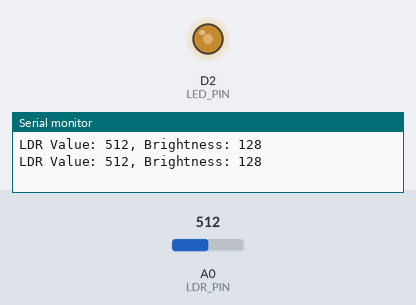
A sketch run on a simulated ESP8266 (NodeMCU). On the bench: output pins drawn as LEDs (lit = HIGH), the last lines printed to the serial monitor. The test bench sets the inputs (shaded band); at power-on: A0 (LDR_PIN) = 512.

Above: at 1.8 s.
1.9 s: A0 (LDR_PIN) set to 716
At 3.0 s:
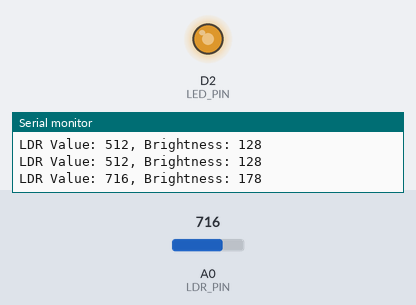
3.5 s: A0 (LDR_PIN) set to 900
At 4.6 s:
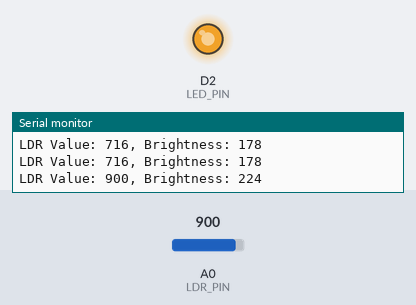
5.5 s: A0 (LDR_PIN) set to 122
At 7.2 s:
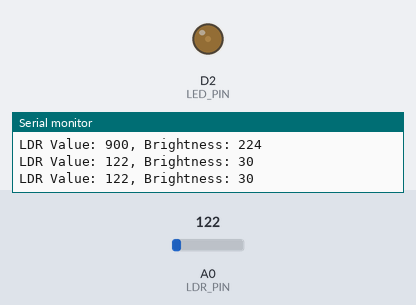
7.5 s: A0 (LDR_PIN) set to 0
At 8.8 s:
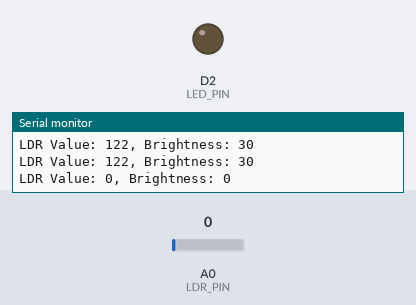
Timing chart, 0 to 10.5 s (numbered marks = the images above; inputs shaded):
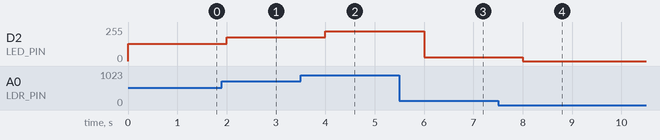

The sketch:

AdaptivLedPanel.ino
```cpp
#define LED_PIN    D2   // Define the pin for the LED panel
#define LDR_PIN    A0   // Define the pin for the LDR sensor

void setup() {
  pinMode(LED_PIN, OUTPUT);
  pinMode(LDR_PIN, INPUT);
  Serial.begin(115200);
}

void loop() {
  int ldrValue = analogRead(LDR_PIN);  // Read LDR sensor value (0-1023)
  int brightness = map(ldrValue, 0, 1023, 0, 255);  // Map LDR value to brightness (0-255)

  // Ensure brightness is within a reasonable range (0-255)
  brightness = constrain(brightness, 0, 255);

  // Set the LED panel brightness
  analogWrite(LED_PIN, brightness);

  // You can also print the brightness value for debugging
  Serial.print("LDR Value: ");
  Serial.print(ldrValue);
  Serial.print(", Brightness: ");
  Serial.println(brightness);

  delay(1000);  // Adjust the update frequency as needed
}
```

Measured:
- after the input at 1.9 s, D2 (LED_PIN): 128/255 → 178/255 after 0.10 s
- after the input at 3.5 s, D2 (LED_PIN): 178/255 → 224/255 after 0.50 s
- after the input at 5.5 s, D2 (LED_PIN): 224/255 → 30/255 after 0.50 s
- after the input at 7.5 s, D2 (LED_PIN): 30/255 → 0/255 after 0.50 s
